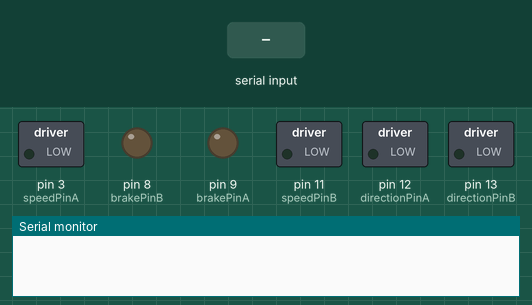
A sketch run on a simulated Arduino Uno, built with avr-gcc and run on an emulated ATmega328P. Parts: switched loads named in the sketch (green lamp = pin HIGH), output pins drawn as LEDs (lit = HIGH), the last lines printed to the serial monitor. The inputs (shaded band) are chosen by the test bench.

Above: at 1.2 s.
1.3 s: "a" received over Serial
At 1.8 s:
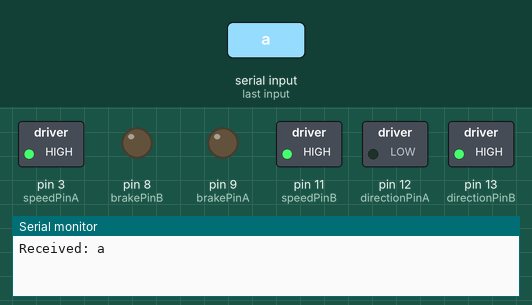
2.8 s: byte 32 (' ') received over Serial
At 4.0 s:
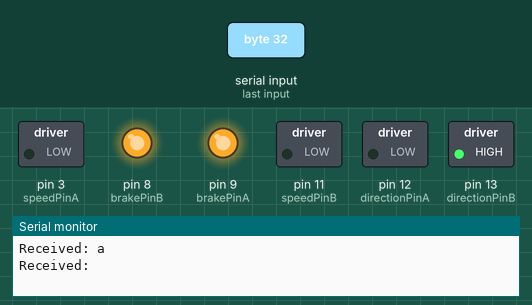
4.3 s: "j" received over Serial
At 5.3 s:
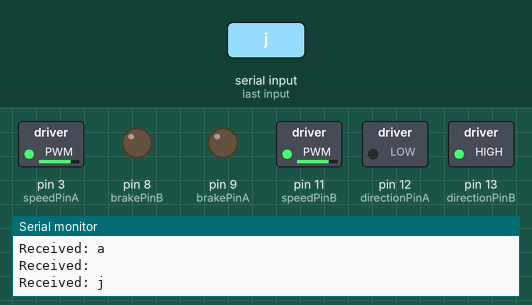
5.8 s: "w" received over Serial
At 6.5 s:
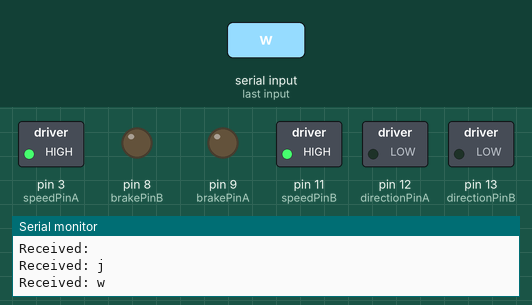
7.3 s: "s" received over Serial
At 7.6 s:
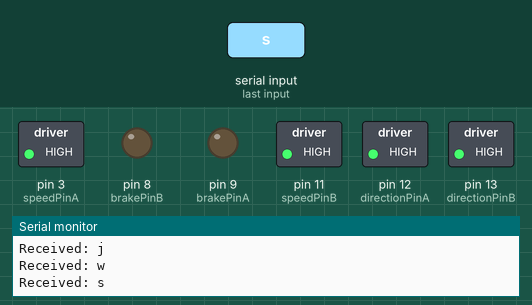
8.8 s: "d" received over Serial
At 9.9 s:
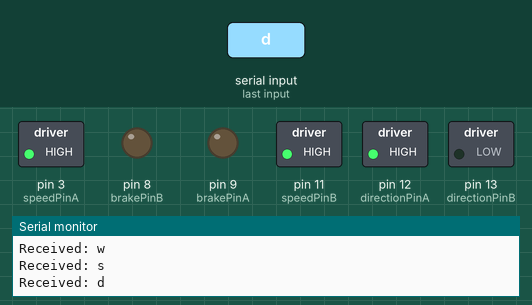
Timing chart, 0 to 11.3 s (numbered marks = the images above; inputs shaded):
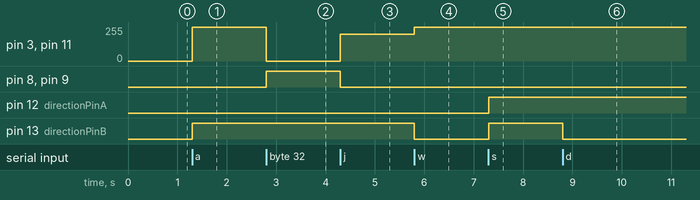

The sketch:

DirectonalFinal.ino
```cpp
// set constants for pins used for motor controller
// credit for bluetooth code from: http://blog.miguelgrinberg.com/post/building-an-arduino-robot-part-ii-programming-the-arduino
#define directionPinA 12
#define directionPinB 13
#define speedPinA 3
#define speedPinB 11
#define brakePinA 9
#define brakePinB 8

void setup()
{
  // initiate serial connection, and set motor controller pins to outputs
  Serial.begin(9600);
  pinMode(directionPinA, OUTPUT);
  pinMode(directionPinB, OUTPUT);
  pinMode(speedPinA, OUTPUT);
  pinMode(speedPinB, OUTPUT);
  pinMode(brakePinA, OUTPUT);
  pinMode(brakePinB, OUTPUT);
}

void Move_Forward()
{
  // turn brakes off, set direction (motors are mounted backwards)
  // set speed to max
  digitalWrite(brakePinA, LOW);
  digitalWrite(brakePinB, LOW);
  digitalWrite(directionPinA, LOW);
  digitalWrite(directionPinB, LOW);
  analogWrite(speedPinA, 255);
  analogWrite(speedPinB, 255);
}

void Move_Backward()
{
  digitalWrite(brakePinA, LOW);
  digitalWrite(brakePinB, LOW);
  digitalWrite(directionPinA, HIGH);
  digitalWrite(directionPinB, HIGH);
  analogWrite(speedPinA, 255);
  analogWrite(speedPinB, 255);
}

void Brake()
{
  // turn motors off and brakes on
  analogWrite(speedPinA, 0);
  analogWrite(speedPinB, 0);
  digitalWrite(brakePinA, HIGH);
  digitalWrite(brakePinB, HIGH);
}

void Turn_Left(int x)
{
  // set one motor forward and one motor backward
  digitalWrite(directionPinA, LOW);
  digitalWrite(directionPinB, HIGH);
  analogWrite(speedPinA, x);
  analogWrite(speedPinB, x);
  digitalWrite(brakePinA, LOW);
  digitalWrite(brakePinB, LOW);
}

void Turn_Right(int x)
{
  digitalWrite(directionPinA, HIGH);
  digitalWrite(directionPinB, LOW);
  analogWrite(speedPinA, x);
  analogWrite(speedPinB, x);
  digitalWrite(brakePinA, LOW);
  digitalWrite(brakePinB, LOW);
}

void loop()
{
  // if data is coming in, store data input in cmd variable
  // print data input to screen
  if (Serial.available() > 0)
  {
    char cmd = Serial.read();
    Serial.print("Received: ");
    Serial.println(cmd);
    // "adsw" keypad for soft surface, "jlki" for hard surface
    if (cmd == 'a')
    {
      Turn_Left(255);
    }
    else if (cmd == 'j')
    {
      Turn_Left(200);
    }
    else if (cmd == 'w' || cmd == 'i')
    {
      Move_Forward();
    }
    else if (cmd == 's' || cmd == 'k')
    {
      Move_Backward();
    }
    else if (cmd == 'd')
    {
      Turn_Right(255);
    }
    else if (cmd == 'l')
    {
      Turn_Right(200);
    }
    else if (cmd == ' ')
    {
      Brake();
    }
  }
}
```

Measured:
- after the input at 1.3 s, pin 3 (speedPinA), pin 11 (speedPinB): 0/255 → 255/255 at once; pin 13 (directionPinB): LOW → HIGH at once
- after the input at 2.8 s, pin 3 (speedPinA), pin 11 (speedPinB): 255/255 → 0/255 at once; pin 8 (brakePinB), pin 9 (brakePinA): LOW → HIGH at once
- after the input at 4.3 s, pin 3 (speedPinA), pin 11 (speedPinB): 0/255 → 200/255 at once; pin 8 (brakePinB), pin 9 (brakePinA): HIGH → LOW at once
- after the input at 5.8 s, pin 3 (speedPinA), pin 11 (speedPinB): 200/255 → 255/255 at once; pin 13 (directionPinB): HIGH → LOW at once
- after the input at 7.3 s, pin 12 (directionPinA), pin 13 (directionPinB): LOW → HIGH at once
- after the input at 8.8 s, pin 13 (directionPinB): HIGH → LOW at once
